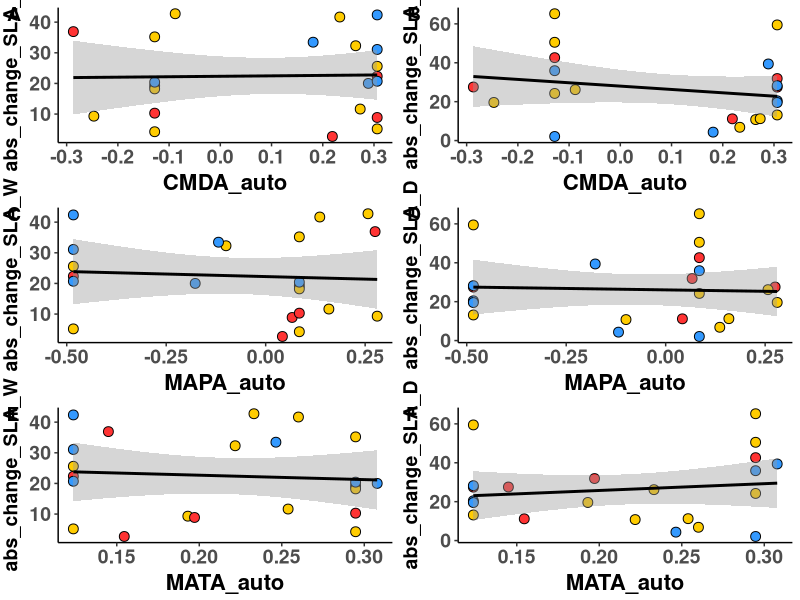
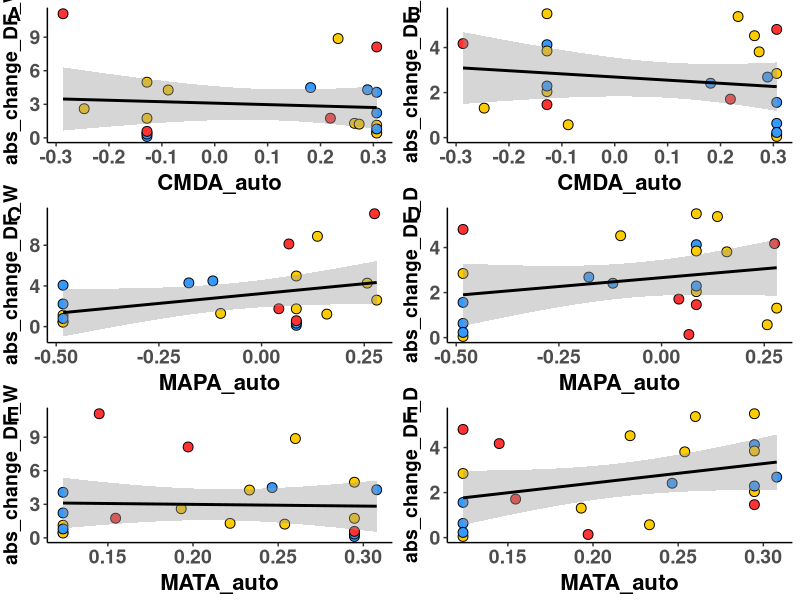

Source code (R) for these figures, in order:
##########################################################################################################
## Graph autocorrelation metric per traits
##
## Author Daniel Anstett
## 
##
## Last Modified Feb 17, 2022
##########################################################################################################

# Clear environment
rm(list = ls())

#Import libraries
library(tidyverse)
library(cowplot)

##########################################################################################################
#Import files

z1 <- read.csv("Data/z_multiple_time.csv", header=T)  #Basic Lat/Long plus headers

#SLA
#CMDA
SLA1<-ggplot(z1, aes(x=CMDA_auto, y=abs_change_SLA_W)) +
  geom_point(aes(fill=Region),size=3, shape=21,color="black")+
  scale_fill_manual(values= c("North"="#3399FF", "Centre"="#FFCC00", "South"="#FF3333")) +
  geom_smooth(method='lm', formula= y~x, color = "black")+
  theme_classic() + theme(axis.text.x = element_text(size=14, face="bold", angle=0,hjust=0.5),
    axis.text.y = element_text(size=14,face="bold"),
    axis.title.x = element_text(color="black", size=16, vjust = 0.5, face="bold"),
    axis.title.y = element_text(color="black", size=14,vjust = 2, face="bold",hjust=0.5))+
  theme(legend.title=element_blank())+
  theme(legend.text = element_text(size=15),legend.position = "none")

SLA2<-ggplot(z1, aes(x=CMDA_auto, y=abs_change_SLA_D)) +
  geom_point(aes(fill=Region),size=3, shape=21,color="black")+
  scale_fill_manual(values= c("North"="#3399FF", "Centre"="#FFCC00", "South"="#FF3333")) +
  geom_smooth(method='lm', formula= y~x, color = "black")+
  theme_classic() + theme(axis.text.x = element_text(size=14, face="bold", angle=0,hjust=0.5),
                          axis.text.y = element_text(size=14,face="bold"),
                          axis.title.x = element_text(color="black", size=16, vjust = 0.5, face="bold"),
                          axis.title.y = element_text(color="black", size=14,vjust = 2, face="bold",hjust=0.5))+
  theme(legend.title=element_blank())+
  theme(legend.text = element_text(size=15),legend.position = "none")

#MAPA
SLA3<-ggplot(z1, aes(x=MAPA_auto, y=abs_change_SLA_W)) +
  geom_point(aes(fill=Region),size=3, shape=21,color="black")+
  scale_fill_manual(values= c("North"="#3399FF", "Centre"="#FFCC00", "South"="#FF3333")) +
  geom_smooth(method='lm', formula= y~x, color = "black")+
  theme_classic() + theme(axis.text.x = element_text(size=14, face="bold", angle=0,hjust=0.5),
                          axis.text.y = element_text(size=14,face="bold"),
                          axis.title.x = element_text(color="black", size=16, vjust = 0.5, face="bold"),
                          axis.title.y = element_text(color="black", size=14,vjust = 2, face="bold",hjust=0.5))+
  theme(legend.title=element_blank())+
  theme(legend.text = element_text(size=15),legend.position = "none")

SLA4<-ggplot(z1, aes(x=MAPA_auto, y=abs_change_SLA_D)) +
  geom_point(aes(fill=Region),size=3, shape=21,color="black")+
  scale_fill_manual(values= c("North"="#3399FF", "Centre"="#FFCC00", "South"="#FF3333")) +
  geom_smooth(method='lm', formula= y~x, color = "black")+
  theme_classic() + theme(axis.text.x = element_text(size=14, face="bold", angle=0,hjust=0.5),
                          axis.text.y = element_text(size=14,face="bold"),
                          axis.title.x = element_text(color="black", size=16, vjust = 0.5, face="bold"),
                          axis.title.y = element_text(color="black", size=14,vjust = 2, face="bold",hjust=0.5))+
  theme(legend.title=element_blank())+
  theme(legend.text = element_text(size=15),legend.position = "none")

#MATA
SLA5<-ggplot(z1, aes(x=MATA_auto, y=abs_change_SLA_W)) +
  geom_point(aes(fill=Region),size=3, shape=21,color="black")+
  scale_fill_manual(values= c("North"="#3399FF", "Centre"="#FFCC00", "South"="#FF3333")) +
  geom_smooth(method='lm', formula= y~x, color = "black")+
  theme_classic() + theme(axis.text.x = element_text(size=14, face="bold", angle=0,hjust=0.5),
                          axis.text.y = element_text(size=14,face="bold"),
                          axis.title.x = element_text(color="black", size=16, vjust = 0.5, face="bold"),
                          axis.title.y = element_text(color="black", size=14,vjust = 2, face="bold",hjust=0.5))+
  theme(legend.title=element_blank())+
  theme(legend.text = element_text(size=15),legend.position = "none")

SLA6<-ggplot(z1, aes(x=MATA_auto, y=abs_change_SLA_D)) +
  geom_point(aes(fill=Region),size=3, shape=21,color="black")+
  scale_fill_manual(values= c("North"="#3399FF", "Centre"="#FFCC00", "South"="#FF3333")) +
  geom_smooth(method='lm', formula= y~x, color = "black")+
  theme_classic() + theme(axis.text.x = element_text(size=14, face="bold", angle=0,hjust=0.5),
                          axis.text.y = element_text(size=14,face="bold"),
                          axis.title.x = element_text(color="black", size=16, vjust = 0.5, face="bold"),
                          axis.title.y = element_text(color="black", size=14,vjust = 2, face="bold",hjust=0.5))+
  theme(legend.title=element_blank())+
  theme(legend.text = element_text(size=15),legend.position = "none")

plot_grid(SLA1,SLA2,SLA3,SLA4,SLA5,SLA6,labels = "AUTO",ncol = 2) #export at 7.5 X 9 


#DF
#CMDA
DF1<-ggplot(z1, aes(x=CMDA_auto, y=abs_change_DF_W)) +
  geom_point(aes(fill=Region),size=3, shape=21,color="black")+
  scale_fill_manual(values= c("North"="#3399FF", "Centre"="#FFCC00", "South"="#FF3333")) +
  geom_smooth(method='lm', formula= y~x, color = "black")+
#  scale_y_continuous(name="change_DF_W", limits=c(0,12))+
  theme_classic() + theme(axis.text.x = element_text(size=14, face="bold", angle=0,hjust=0.5),
                          axis.text.y = element_text(size=14,face="bold"),
                          axis.title.x = element_text(color="black", size=16, vjust = 0.5, face="bold"),
                          axis.title.y = element_text(color="black", size=14,vjust = 2, face="bold",hjust=0.5))+
  theme(legend.title=element_blank())+
  theme(legend.text = element_text(size=15),legend.position = "none")

DF2<-ggplot(z1, aes(x=CMDA_auto, y=abs_change_DF_D)) +
  geom_point(aes(fill=Region),size=3, shape=21,color="black")+
  scale_fill_manual(values= c("North"="#3399FF", "Centre"="#FFCC00", "South"="#FF3333")) +
  geom_smooth(method='lm', formula= y~x, color = "black")+
# scale_y_continuous(name="change_DF_D", limits=c(0,12))+
  theme_classic() + theme(axis.text.x = element_text(size=14, face="bold", angle=0,hjust=0.5),
                          axis.text.y = element_text(size=14,face="bold"),
                          axis.title.x = element_text(color="black", size=16, vjust = 0.5, face="bold"),
                          axis.title.y = element_text(color="black", size=14,vjust = 2, face="bold",hjust=0.5))+
  theme(legend.title=element_blank())+
  theme(legend.text = element_text(size=15),legend.position = "none")

#MAPA
DF3<-ggplot(z1, aes(x=MAPA_auto, y=abs_change_DF_W)) +
  geom_point(aes(fill=Region),size=3, shape=21,color="black")+
  scale_fill_manual(values= c("North"="#3399FF", "Centre"="#FFCC00", "South"="#FF3333")) +
  geom_smooth(method='lm', formula= y~x, color = "black")+
#  scale_y_continuous(name="change_DF_W", limits=c(0,12))+
  theme_classic() + theme(axis.text.x = element_text(size=14, face="bold", angle=0,hjust=0.5),
                          axis.text.y = element_text(size=14,face="bold"),
                          axis.title.x = element_text(color="black", size=16, vjust = 0.5, face="bold"),
                          axis.title.y = element_text(color="black", size=14,vjust = 2, face="bold",hjust=0.5))+
  theme(legend.title=element_blank())+
  theme(legend.text = element_text(size=15),legend.position = "none")

DF4<-ggplot(z1, aes(x=MAPA_auto, y=abs_change_DF_D)) +
  geom_point(aes(fill=Region),size=3, shape=21,color="black")+
  scale_fill_manual(values= c("North"="#3399FF", "Centre"="#FFCC00", "South"="#FF3333")) +
  geom_smooth(method='lm', formula= y~x, color = "black")+
#  scale_y_continuous(name="change_DF_D", limits=c(0,12))+
  theme_classic() + theme(axis.text.x = element_text(size=14, face="bold", angle=0,hjust=0.5),
                          axis.text.y = element_text(size=14,face="bold"),
                          axis.title.x = element_text(color="black", size=16, vjust = 0.5, face="bold"),
                          axis.title.y = element_text(color="black", size=14,vjust = 2, face="bold",hjust=0.5))+
  theme(legend.title=element_blank())+
  theme(legend.text = element_text(size=15),legend.position = "none")

#MATA
DF5<-ggplot(z1, aes(x=MATA_auto, y=abs_change_DF_W)) +
  geom_point(aes(fill=Region),size=3, shape=21,color="black")+
  scale_fill_manual(values= c("North"="#3399FF", "Centre"="#FFCC00", "South"="#FF3333")) +
  geom_smooth(method='lm', formula= y~x, color = "black")+
#  scale_y_continuous(name="change_DF_W", limits=c(0,12))+
  theme_classic() + theme(axis.text.x = element_text(size=14, face="bold", angle=0,hjust=0.5),
                          axis.text.y = element_text(size=14,face="bold"),
                          axis.title.x = element_text(color="black", size=16, vjust = 0.5, face="bold"),
                          axis.title.y = element_text(color="black", size=14,vjust = 2, face="bold",hjust=0.5))+
  theme(legend.title=element_blank())+
  theme(legend.text = element_text(size=15),legend.position = "none")

DF6<-ggplot(z1, aes(x=MATA_auto, y=abs_change_DF_D)) +
  geom_point(aes(fill=Region),size=3, shape=21,color="black")+
  scale_fill_manual(values= c("North"="#3399FF", "Centre"="#FFCC00", "South"="#FF3333")) +
  geom_smooth(method='lm', formula= y~x, color = "black")+
 # scale_y_continuous(name="change_DF_D", limits=c(0,12))+
  theme_classic() + theme(axis.text.x = element_text(size=14, face="bold", angle=0,hjust=0.5),
                          axis.text.y = element_text(size=14,face="bold"),
                          axis.title.x = element_text(color="black", size=16, vjust = 0.5, face="bold"),
                          axis.title.y = element_text(color="black", size=14,vjust = 2, face="bold",hjust=0.5))+
  theme(legend.title=element_blank())+
  theme(legend.text = element_text(size=15),legend.position = "none")

plot_grid(DF1,DF2,DF3,DF4,DF5,DF6,labels = "AUTO",ncol = 2) #export at 7.5 X 9 






